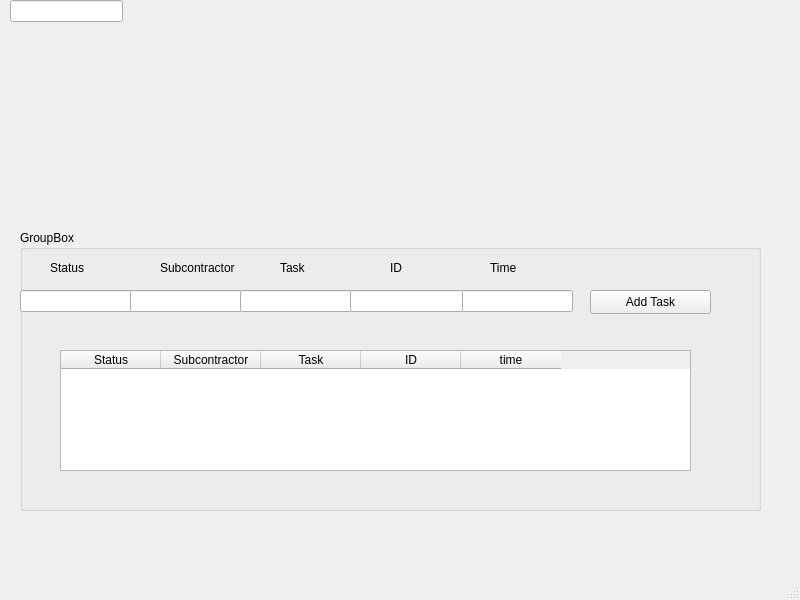
<?xml version="1.0" encoding="UTF-8"?>
<ui version="4.0">
 <class>Newproject</class>
 <widget class="QMainWindow" name="Newproject">
  <property name="geometry">
   <rect>
    <x>0</x>
    <y>0</y>
    <width>800</width>
    <height>600</height>
   </rect>
  </property>
  <property name="windowTitle">
   <string>MainWindow</string>
  </property>
  <widget class="QWidget" name="centralwidget">
   <widget class="QLineEdit" name="lineEdit">
    <property name="geometry">
     <rect>
      <x>10</x>
      <y>0</y>
      <width>113</width>
      <height>22</height>
     </rect>
    </property>
   </widget>
   <widget class="QGroupBox" name="groupBox">
    <property name="geometry">
     <rect>
      <x>20</x>
      <y>230</y>
      <width>741</width>
      <height>281</height>
     </rect>
    </property>
    <property name="title">
     <string>GroupBox</string>
    </property>
    <widget class="QTableWidget" name="tableWidget">
     <property name="geometry">
      <rect>
       <x>40</x>
       <y>120</y>
       <width>631</width>
       <height>121</height>
      </rect>
     </property>
     <column>
      <property name="text">
       <string>Status</string>
      </property>
     </column>
     <column>
      <property name="text">
       <string>Subcontractor</string>
      </property>
     </column>
     <column>
      <property name="text">
       <string>Task</string>
      </property>
     </column>
     <column>
      <property name="text">
       <string>ID</string>
      </property>
     </column>
     <column>
      <property name="text">
       <string>time</string>
      </property>
     </column>
    </widget>
    <widget class="QLineEdit" name="lineEdit_2">
     <property name="geometry">
      <rect>
       <x>0</x>
       <y>60</y>
       <width>113</width>
       <height>22</height>
      </rect>
     </property>
    </widget>
    <widget class="QLineEdit" name="lineEdit_3">
     <property name="geometry">
      <rect>
       <x>110</x>
       <y>60</y>
       <width>113</width>
       <height>22</height>
      </rect>
     </property>
    </widget>
    <widget class="QLineEdit" name="lineEdit_4">
     <property name="geometry">
      <rect>
       <x>220</x>
       <y>60</y>
       <width>113</width>
       <height>22</height>
      </rect>
     </property>
    </widget>
    <widget class="QLineEdit" name="lineEdit_5">
     <property name="geometry">
      <rect>
       <x>440</x>
       <y>60</y>
       <width>113</width>
       <height>22</height>
      </rect>
     </property>
    </widget>
    <widget class="QLineEdit" name="lineEdit_6">
     <property name="geometry">
      <rect>
       <x>330</x>
       <y>60</y>
       <width>113</width>
       <height>22</height>
      </rect>
     </property>
    </widget>
    <widget class="QPushButton" name="pushButton">
     <property name="geometry">
      <rect>
       <x>570</x>
       <y>60</y>
       <width>121</width>
       <height>24</height>
      </rect>
     </property>
     <property name="text">
      <string>Add Task</string>
     </property>
    </widget>
    <widget class="QLabel" name="label">
     <property name="geometry">
      <rect>
       <x>30</x>
       <y>30</y>
       <width>49</width>
       <height>16</height>
      </rect>
     </property>
     <property name="text">
      <string>Status</string>
     </property>
    </widget>
    <widget class="QLabel" name="label_2">
     <property name="geometry">
      <rect>
       <x>140</x>
       <y>30</y>
       <width>81</width>
       <height>16</height>
      </rect>
     </property>
     <property name="text">
      <string>Subcontractor</string>
     </property>
    </widget>
    <widget class="QLabel" name="label_3">
     <property name="geometry">
      <rect>
       <x>260</x>
       <y>30</y>
       <width>49</width>
       <height>16</height>
      </rect>
     </property>
     <property name="text">
      <string>Task</string>
     </property>
    </widget>
    <widget class="QLabel" name="label_4">
     <property name="geometry">
      <rect>
       <x>370</x>
       <y>30</y>
       <width>49</width>
       <height>16</height>
      </rect>
     </property>
     <property name="text">
      <string>ID</string>
     </property>
    </widget>
    <widget class="QLabel" name="label_5">
     <property name="geometry">
      <rect>
       <x>470</x>
       <y>30</y>
       <width>49</width>
       <height>16</height>
      </rect>
     </property>
     <property name="text">
      <string>Time</string>
     </property>
    </widget>
   </widget>
  </widget>
  <widget class="QMenuBar" name="menubar">
   <property name="geometry">
    <rect>
     <x>0</x>
     <y>0</y>
     <width>800</width>
     <height>22</height>
    </rect>
   </property>
  </widget>
  <widget class="QStatusBar" name="statusbar"/>
 </widget>
 <resources/>
 <connections/>
</ui>
